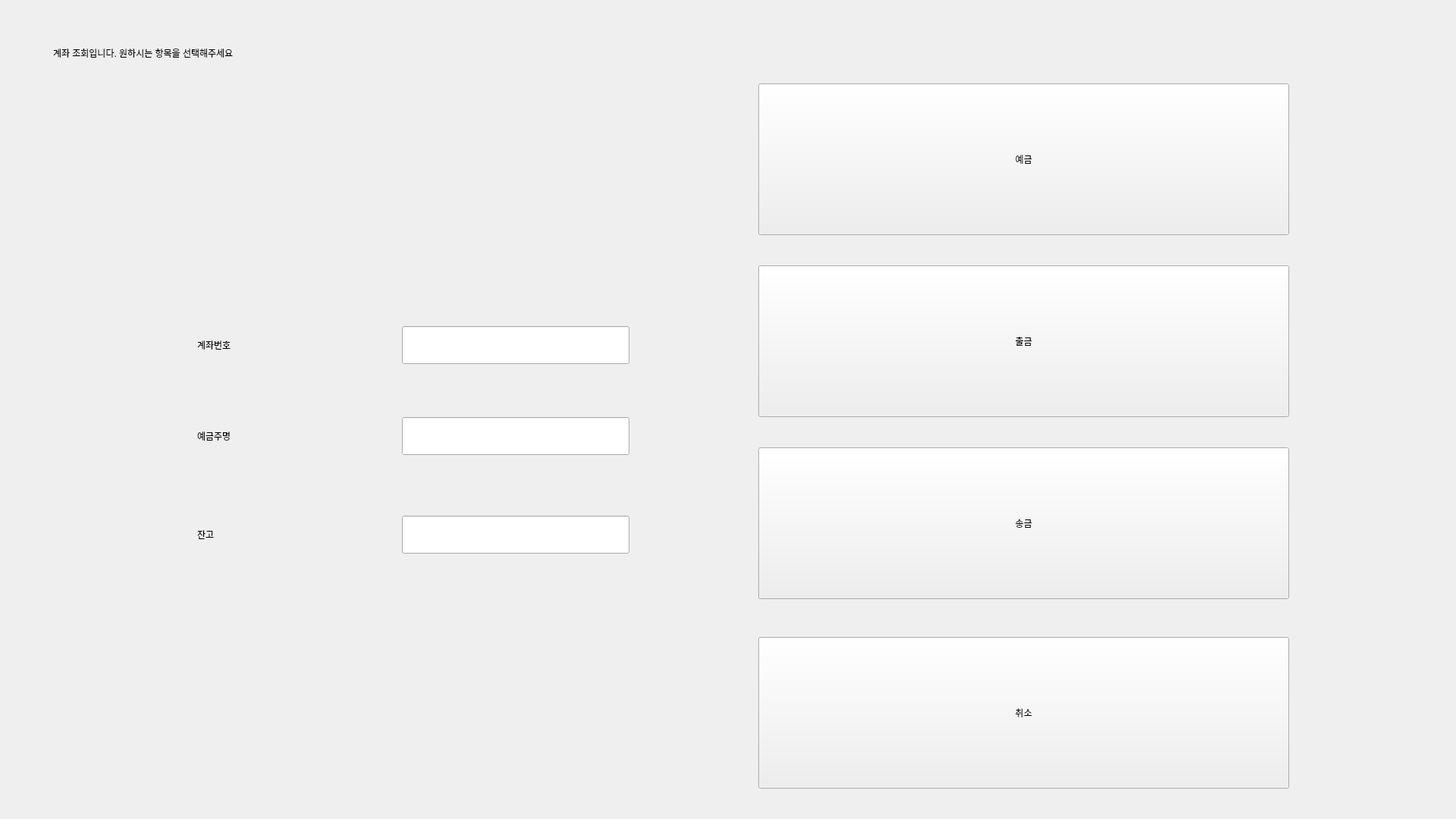
<?xml version="1.0" encoding="UTF-8"?>
<ui version="4.0">
 <class>CheckUI</class>
 <widget class="QWidget" name="CheckUI">
  <property name="geometry">
   <rect>
    <x>0</x>
    <y>0</y>
    <width>1920</width>
    <height>1080</height>
   </rect>
  </property>
  <property name="windowTitle">
   <string>Form</string>
  </property>
  <widget class="QLineEdit" name="UIDlineEdit">
   <property name="geometry">
    <rect>
     <x>530</x>
     <y>430</y>
     <width>300</width>
     <height>50</height>
    </rect>
   </property>
   <property name="styleSheet">
    <string notr="true">font: 24pt &quot;Sans Serif&quot;;</string>
   </property>
  </widget>
  <widget class="QLineEdit" name="namelineEdit">
   <property name="geometry">
    <rect>
     <x>530</x>
     <y>550</y>
     <width>300</width>
     <height>50</height>
    </rect>
   </property>
   <property name="styleSheet">
    <string notr="true">font: 24pt &quot;Sans Serif&quot;;</string>
   </property>
  </widget>
  <widget class="QLineEdit" name="budgetlineEdit">
   <property name="geometry">
    <rect>
     <x>530</x>
     <y>680</y>
     <width>300</width>
     <height>50</height>
    </rect>
   </property>
   <property name="styleSheet">
    <string notr="true">font: 24pt &quot;Sans Serif&quot;;</string>
   </property>
  </widget>
  <widget class="QLabel" name="UIDlabel">
   <property name="geometry">
    <rect>
     <x>260</x>
     <y>430</y>
     <width>200</width>
     <height>50</height>
    </rect>
   </property>
   <property name="styleSheet">
    <string notr="true">font: 24pt &quot;Sans Serif&quot;;</string>
   </property>
   <property name="text">
    <string>계좌번호</string>
   </property>
  </widget>
  <widget class="QLabel" name="namelabel">
   <property name="geometry">
    <rect>
     <x>260</x>
     <y>550</y>
     <width>200</width>
     <height>50</height>
    </rect>
   </property>
   <property name="styleSheet">
    <string notr="true">font: 24pt &quot;Sans Serif&quot;;</string>
   </property>
   <property name="text">
    <string>예금주명</string>
   </property>
  </widget>
  <widget class="QLabel" name="budgetlabel">
   <property name="geometry">
    <rect>
     <x>260</x>
     <y>680</y>
     <width>200</width>
     <height>50</height>
    </rect>
   </property>
   <property name="styleSheet">
    <string notr="true">font: 24pt &quot;Sans Serif&quot;;</string>
   </property>
   <property name="text">
    <string>잔고</string>
   </property>
  </widget>
  <widget class="QLabel" name="label">
   <property name="geometry">
    <rect>
     <x>70</x>
     <y>20</y>
     <width>1061</width>
     <height>100</height>
    </rect>
   </property>
   <property name="styleSheet">
    <string notr="true">font: 36pt &quot;Sans Serif&quot;;</string>
   </property>
   <property name="text">
    <string>계좌 조회입니다. 원하시는 항목을 선택해주세요</string>
   </property>
  </widget>
  <widget class="QPushButton" name="DepositButton">
   <property name="geometry">
    <rect>
     <x>1000</x>
     <y>110</y>
     <width>700</width>
     <height>200</height>
    </rect>
   </property>
   <property name="styleSheet">
    <string notr="true">font: 36pt &quot;Sans Serif&quot;;</string>
   </property>
   <property name="text">
    <string>예금</string>
   </property>
  </widget>
  <widget class="QPushButton" name="WithdrawpushButton">
   <property name="geometry">
    <rect>
     <x>1000</x>
     <y>350</y>
     <width>700</width>
     <height>200</height>
    </rect>
   </property>
   <property name="styleSheet">
    <string notr="true">font: 36pt &quot;Sans Serif&quot;;</string>
   </property>
   <property name="text">
    <string>출금</string>
   </property>
  </widget>
  <widget class="QPushButton" name="SendButton">
   <property name="geometry">
    <rect>
     <x>1000</x>
     <y>590</y>
     <width>700</width>
     <height>200</height>
    </rect>
   </property>
   <property name="styleSheet">
    <string notr="true">font: 36pt &quot;Sans Serif&quot;;</string>
   </property>
   <property name="text">
    <string>송금</string>
   </property>
  </widget>
  <widget class="QPushButton" name="QuitButton">
   <property name="geometry">
    <rect>
     <x>1000</x>
     <y>840</y>
     <width>700</width>
     <height>200</height>
    </rect>
   </property>
   <property name="styleSheet">
    <string notr="true">font: 36pt &quot;Sans Serif&quot;;</string>
   </property>
   <property name="text">
    <string>취소</string>
   </property>
  </widget>
 </widget>
 <resources/>
 <connections/>
</ui>
